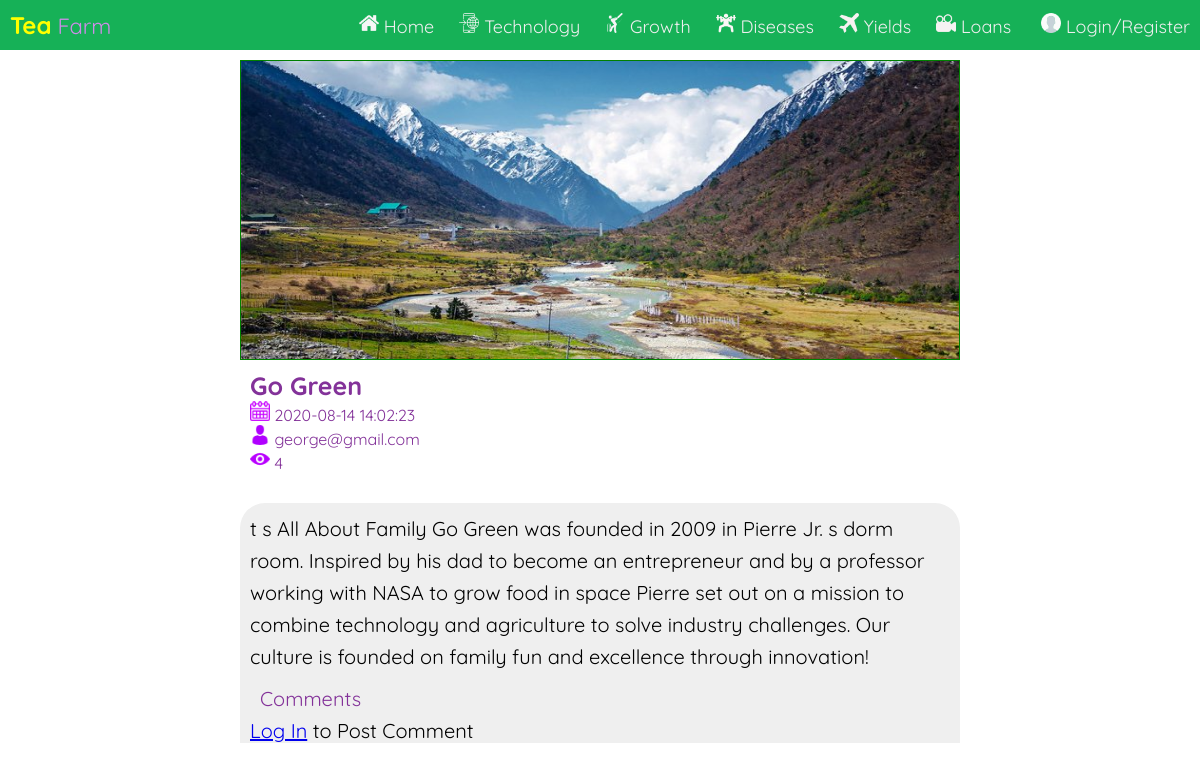
/view-post.php?pid=32, run on the app's committed database.
### tables this page shows
CREATE TABLE `posts` (
  `Post_ID` int(11) NOT NULL,
  `title` varchar(100) NOT NULL,
  `description` text NOT NULL,
  `featured` varchar(200) NOT NULL,
  `category` varchar(30) NOT NULL,
  `author` varchar(50) NOT NULL,
  `date` datetime NOT NULL,
  `status` varchar(10) NOT NULL,
  `visitors` int(5) NOT NULL,
  `scheduledate` date NOT NULL
);

### view-post.php (the view, shortened to what this page needs)
<?php
include('config.php');
if(isset($_GET['pid']))
{
	$p=$_GET['pid'];
}
$sql = "SELECT title,description,author,date,featured,visitors from posts where Post_ID=".$p.";";
if($result = $db->query($sql))
{
$row = $result->fetch_assoc();
}
else
{
	header("Location:notfound.php");
}
?>
<html>
<head><?php echo "
	<title>".$row['title']."- GDG Blog "."</title>";
	?>
	<link rel="stylesheet" type="text/css" href="style.css">
</head>
<body>
	 <div class="nav">
  <div class="nav-header">
    <div class="nav-title">
      <font color="yellow" size="5"><b>Tea</b></font> <font color="#cf8cea">Farm</font>
    </div>
  </div>
  <div class="nav-links" >
  <a class="active" href="index.php"><img src="images/home.png" width="20px"></img>&nbsp;Home</a>
  <a href="technology.php"><img src="images/technology.png" width="20px"></img>&nbsp;Technology</a>
  <a href="growth.php"><img src="images/sports.png" width="20px"></img>&nbsp;Growth</a>
  <a href="diseases.php"><img src="images/health.png" width="20px"></img>&nbsp;Diseases</a>
  <a href="yields.php"><img src="images/travel.png" width="20px"></img>&nbsp;Yields</a>
  <a href="loans.php"><img src="images/entertainment.png" width="20px"></img>&nbsp;Loans</a>
    <?php if(!isset($_SESSION['ID']))
      {
        echo "<a href='admin/login.php'>&nbsp;<img src='images/user.png' width='20px'>&nbsp;Login/Register</a>";
      }
        else {
        echo "<a href='admin/logout.php'><img src='images/user.png' width='20px'>&nbsp;Logout</a><a href='admin/index.php'><img src='images/settings-gears.png' width='20px'>&nbsp;Dashboard</a>";
      }
        ?>
  </div>
	<div class="articimg" align="center">
		<?php  $im="<img src='admin/uploads/".$row['featured']."'' width='100%' height='100%'>";
		echo $im; ?>
	</div>
<div class="artic" >
		<label class="title"><b><?php echo $row['title'] ?></b></label><br>
		<label class="date"><img src='images/calendar.png' width='20px'></img>&nbsp;<?php echo $row['date'] ?></label>
		<br>
		<label class="author"><img src='images/man-user.png' width='20px'></img>&nbsp;<?php echo $row['author'] ?></label>
		<br>
		<label class="author"><img src='images/eye.png' width='20px'></img>&nbsp;<?php echo $row['visitors'] ?></label>
		<br><br>
		<div class="des">
			<?php echo $row['description'] ?>
		<div class="commentarea">
			<label>Comments</label><br>
			<?php
if(isset($_SESSION['ID']))
{
	echo "<div class='addcomform'>
			<form action='view-post.php' method='POST'>
			<hr>
			Add a Comment:
			<input type='text' name='email'  class='nodisp' value='".$_SESSION['ID']."'/>
			<input type='text' name='pid'  class='nodisp' value='".$p."'/>
			<br>
			<textarea cols='80' rows='3' name='com'></textarea>
			<input type='submit' class='greenkaro' name='comment' value='POST COMMENT'>
		</form>
		</div>";
}
else
{
	echo "<a href='admin/login.php'>Log In</a> to Post Comment";
}
		?>
	</div>
	</div></div>
</body>
</html>

### style.css (style rules this page uses)
label { font-family: 'Quicksand', sans-serif; color: #16b157; }
.nav-links a { padding-bottom: 35px; }
* { box-sizing: border-box; }
body { margin: 0px; font-family: 'Quicksand', sans-serif; }
.nav { height: 50px; width: 100%; background-color: #16b157; position: fixed; }
.nav > .nav-header { display: inline; }
.nav > .nav-header > .nav-title { display: inline-block; font-size: 22px; color: #fff; padding: 10px 10px 10px 10px; }
.nav > .nav-links { display: inline; float: right; font-size: 18px; }
.nav > .nav-links > a { display: inline-block; padding: 13px 10px 13px 10px; text-decoration: none; color: #efefef; }

### view-post.php (style rules this page uses)
.articimg { width: 60%; border:1px solid green; height: 300px; margin-top: 10px; margin-left: 20%; }
.artic { width: 60%; height: 100%; margin-top: 10px; margin-left: 20%; }
.commentarea { width: 60%; height: 100%; margin-top: 10px; }
label { font-family: 'Quicksand', sans-serif; color: #833299; margin-left: 10px; }
.title { font-size: 25; }
.des { font-family: 'Quicksand', sans-serif; line-height: 1.6; font-size: 20; padding: 10px 10px 10px 10px; margin-top: 10px; background-color: #efefef; border-top-right-radius: 25px; border-top-left-radius: 25px; }

### data on the page
posts: featured (picture), title "Go Green", date "2020-08-14 14:02:23", author "george@gmail.com", visitors "4", description "t s All About Family Go Green was founded in 2009 in Pierre Jr. s dorm room. Inspired by his dad to become an entrepreneur and by a professor working with NASA to grow food in space Pierre set out on a mission to combine technology and agriculture to solve industry challenges. Our culture is founded on family fun and excellence through innovation!"
